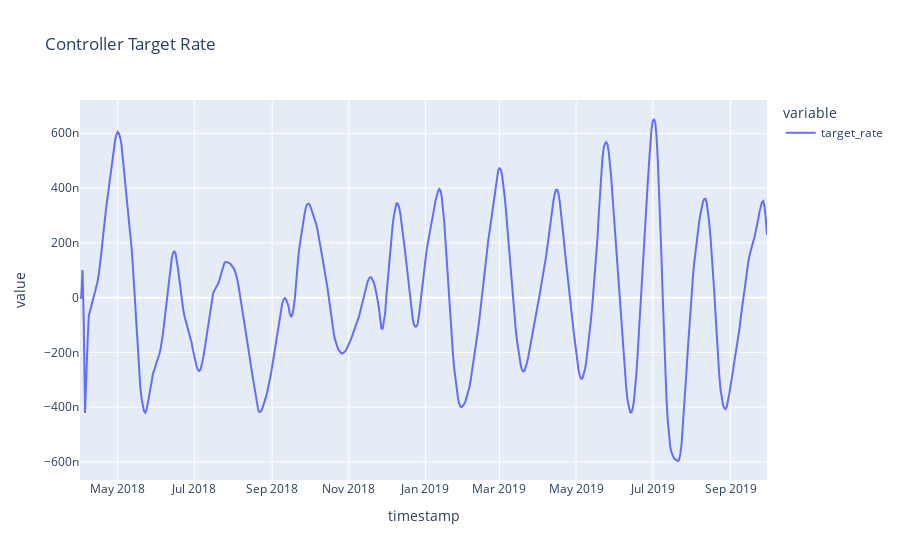

The cell this chart's notebook holds for it:
### Code cell
df.plot(x='timestamp', y=['target_rate'], title='Controller Target Rate')

### Figure 1 — Plotly figure (JSON) as saved in the notebook; plotly's stock layout.template omitted (floating-point values rounded to 4 significant figures; data arrays with more than 128 entries replaced by an {"elided": "..."} marker saying what was removed)
{"data": [{"hovertemplate": "variable=target_rate<br>timestamp=%{x}<br>value=%{y}<extra></extra>", "legendgroup": "target_rate", "line": {"color": "#636efa", "dash": "solid"}, "mode": "lines", "name": "target_rate", "orientation": "v", "showlegend": true, "type": "scatter", "x": {"elided": "548 str values"}, "xaxis": "x", "y": {"elided": "548 float values"}, "yaxis": "y"}], "layout": {"legend": {"title": {"text": "variable"}, "tracegroupgap": 0}, "title": {"text": "Controller Target Rate"}, "xaxis": {"anchor": "y", "domain": [0, 1], "title": {"text": "timestamp"}}, "yaxis": {"anchor": "x", "domain": [0, 1], "title": {"text": "value"}}}}
